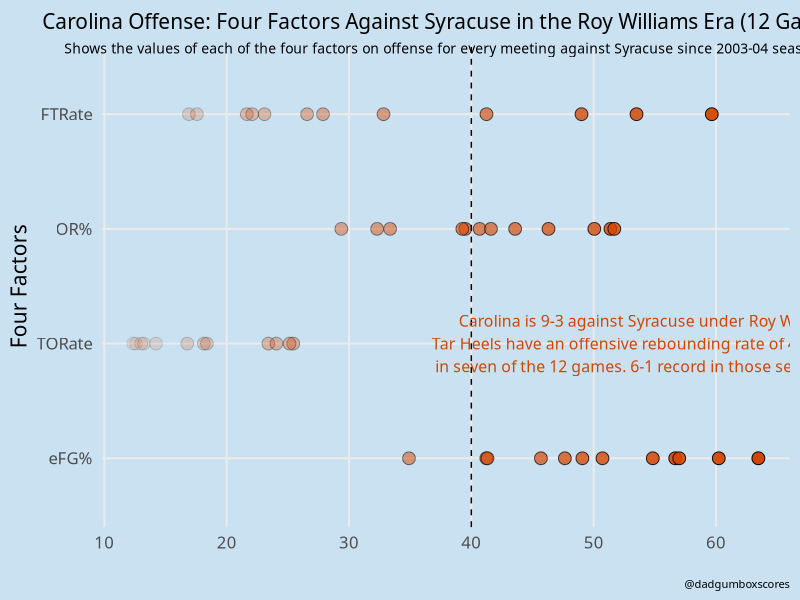

This figure's R source:
## ---- chunk 1
knitr::opts_chunk$set(echo = TRUE, warning = FALSE, fig.width=12, fig.height=8)
## ---- chunk 2
library(ggplot2)

theme_me <- function () {
  theme_minimal(base_size = 15, base_family = "RobotoCondensed-Regular") %+replace%
    theme (
      plot.title = element_text(hjust = 0.5),
      plot.subtitle = element_text(
        hjust = 0.5,
        vjust = -2,
        lineheight = 0.9,
        size = 10
      ),
      plot.caption = element_text(size = 8, hjust = 1),
      panel.grid.minor = element_blank(),
      plot.background = element_rect(fill = "#c9e1f1", color = "#c9e1f1")
    )
}

data <- read.csv('cuse-bball.csv')

data <- as.data.frame(data)
data$Factor <- factor(data$Factor, levels = c("efg", "to", "or", "ft"),
                              labels = c("eFG%", "TORate", "OR%", "FTRate"))

 ggplot(data, aes(x = Value, y = Factor)) + 
  geom_jitter(height = 0, width = 0.10, shape = 21, color = 'black', fill = '#D44500', size = 4, aes(alpha = Value)) + 
  theme_me() + 
  scale_x_continuous(breaks = seq(0, 70, 10)) +
  geom_vline(xintercept = 40, lty = 2) +
  theme(legend.position = "none") +
  labs(
    x = "",
    y = "Four Factors",
    title = "Carolina Offense: Four Factors Against Syracuse in the Roy Williams Era (12 Games)",
    subtitle = "Shows the values of each of the four factors on offense for every meeting against Syracuse since 2003-04 season. ",
    caption = "@dadgumboxscores"
  ) +
   annotate(
    "text",
    x = 55,
    y = 'TORate',
    label = "Carolina is 9-3 against Syracuse under Roy Williams. \n Tar Heels have an offensive rebounding rate of 40 or better \n in seven of the 12 games. 6-1 record in those seven games.",
    family = "Chalkboard Bold",
    size = 4,
    color = "#D44500"
  ) 
